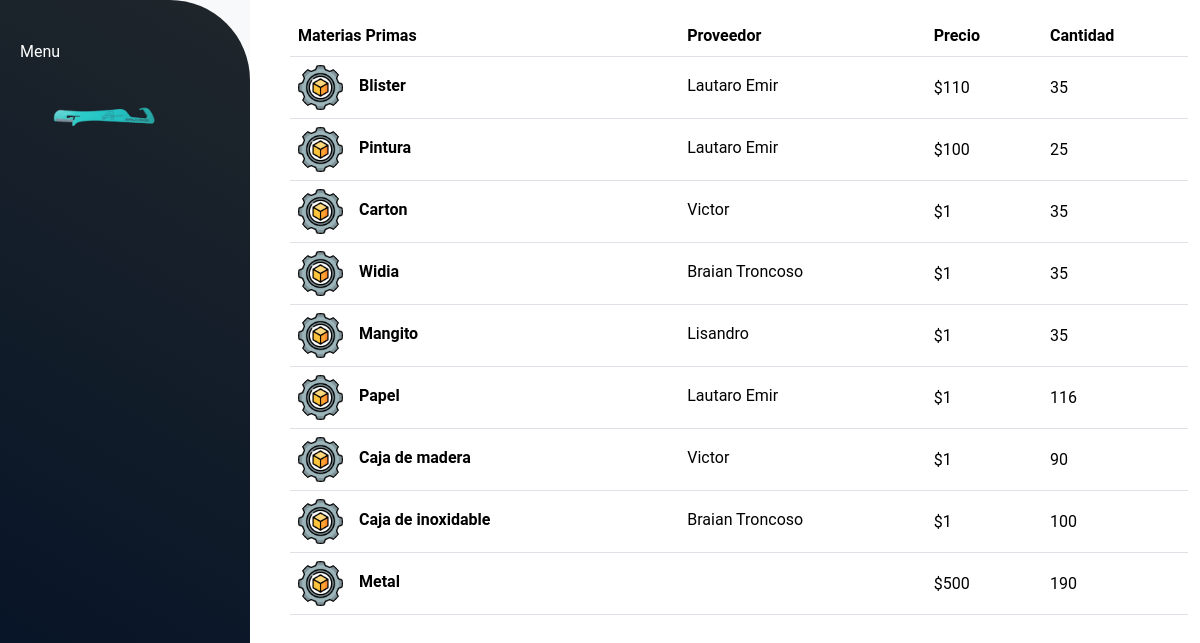
Screenshot of /materias_primas/ with the database file from the repository.
### materias_primas/models.py (models this page shows, shortened)
class Materias(models.Model):
    nombre = models.CharField(max_length=45)
    precio = models.IntegerField()
    cantidad = models.IntegerField()
    proveedores = models.ForeignKey(Proveedores, null=True, blank=True, on_delete=models.SET_NULL, related_name='materias')
    imagen = models.CharField(max_length=100)
    def get_imagen_url(self):
        if self.imagen:
            return f"/static/img/{self.imagen}"
        else:
            return "/static/img/materia_prima.png"
    class Meta:
        db_table = 'materias'
        verbose_name = "Materia"

### proveedores/models.py (models this page shows, shortened)
class Proveedores(models.Model):
    nombre = models.CharField(max_length=50)
    detalle = models.CharField(max_length=200, blank=True)
    direccion = models.CharField(max_length=100)
    telefono = models.IntegerField(null=True, blank=True)
    email = models.CharField(max_length=100)
    imagen = models.TextField(null=True, blank=True)
    class Meta:
        db_table = 'proveedores'
        verbose_name = "Proveedores"

### materias_primas/views.py (the view)
# urls.py: path('', views.mostrar_materias_primas, name='materias_primas'),
def mostrar_materias_primas(request):
    materias = Materias.objects.all()
    return render(request, 'materias_primas.html', {'materias': materias, 'mensaje': "No hay Materia Prima"})

### materias_primas/templates/materias_primas.html (shortened to what this page needs)
{% extends "materias_primas/layout.html" %}
{% load static %}
{% block content %}
{% if materias%}
<div class="container" id="altura">
    <table class="table align-middle mb-0 bg-white m-3 mb-5">
        <thead class="bg-dark">
        <tr>
            <th>Materias Primas</th>
            <th>Proveedor</th>
            <th>Precio</th>
            <th>Cantidad</th>
        </tr>
        </thead>
        <tbody>
        {% for materia in materias %}
            <tr>
                <td>
                <div class="d-flex align-items-center">
                    <img
                        src="{{ materia.get_imagen_url }}"
                        alt="NO-IMG"
                        style="width: 45px; height: 45px"
                        class="rounded-circle"
                        />
                    <div class="ms-3">
                    <p class="fw-bold mb-1 ml-2">{{materia.nombre}}</p>
                    </div>
                </div>
                </td>
                <td>
                <p class="fw-normal mb-1">{{ materia.proveedores.nombre }} {{ materia.proveedores.apellido}}</p>
                </td>
                <td>${{ materia.precio }}</td>
                <td>{{ materia.cantidad }}</td>
            </tr>
        {%endfor%}
        </tbody>
    </table>
{%else%}
    {{ mensaje }}
{%endif%}
</div>
{% endblock %}

### static/style.css (style rules this page uses)
body { font-family: 'Roboto' !important; width: 100% !important; height: 100vh !important; margin: 0; }
#altura { max-height: 100vh !important; overflow-y: auto !important; }

### rows the page displays
Materias: nombre "Blister", proveedores.nombre "Lautaro Emir", precio "110", cantidad "35"
Materias: nombre "Pintura", proveedores.nombre "Lautaro Emir", precio "100", cantidad "25"
Materias: nombre "Carton", proveedores.nombre "Victor", precio "1", cantidad "35"
Materias: nombre "Widia", proveedores.nombre "Braian Troncoso", precio "1", cantidad "35"
Materias: nombre "Mangito", proveedores.nombre "Lisandro", precio "1", cantidad "35"
Materias: nombre "Papel", proveedores.nombre "Lautaro Emir", precio "1", cantidad "116"
Materias: nombre "Caja de madera", proveedores.nombre "Victor", precio "1", cantidad "90"
Materias: nombre "Caja de inoxidable", proveedores.nombre "Braian Troncoso", precio "1", cantidad "100"
Materias: nombre "Metal", precio "500", cantidad "190"
